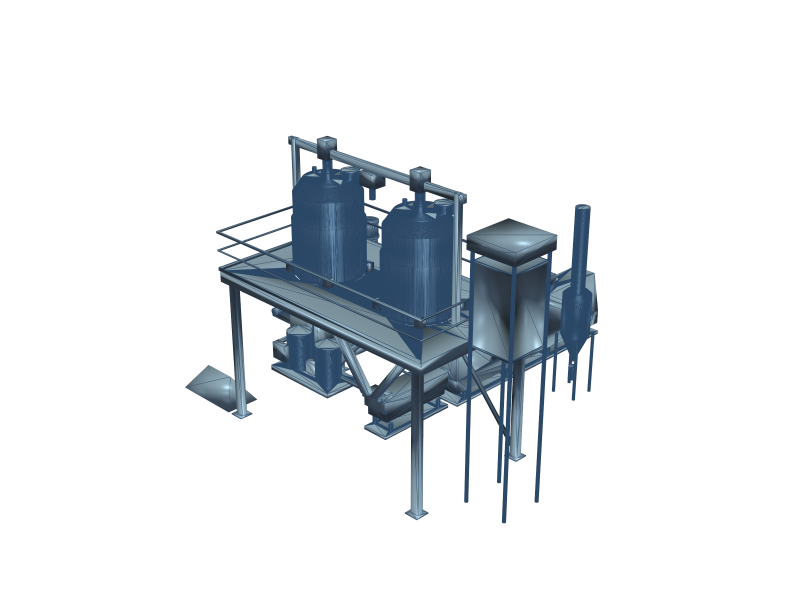
#> input picture toor_dal_optimization/engineering/cad/png/PLANT-15T_Joined_Iso_HumanView.png, 2400 x 1800 px, found by its file name (shown at 1/3 size)
$ python make_cad_renders_transparent.py
#> lines starting #> are read from the running program, lines starting #| are printed output that depends on the picture; after the words box and inside, x2 and y2 are one past the last pixel; in counts of white or black regions, pixels touching at a corner belong together
import os
import numpy as np
from PIL import Image
from scipy import ndimage

DRAWINGS_DIR = 'toor_dal_optimization/portal/public/drawings'

TARGET_FILES = [
    'PLANT-15T_Joined_Iso_HumanView.png',
    'PLANT-15T_SolidWorks_3D_Iso.png',
    'TK-101_SolidWorks_3D_Iso.png',
    'CHU-100_SolidWorks_3D_Iso.png',
    'SC-101_SolidWorks_3D_Iso.png',
    'DR-101_SolidWorks_3D_Iso.png',
    'EV-101_SolidWorks_3D_Iso.png',
    'STR-100_SolidWorks_3D_Iso.png',
    'SK-100_SolidWorks_3D_Iso.png'
]

def make_transparent(input_path, output_path):
    img = Image.open(input_path).convert('RGBA')
    arr = np.array(img)
    rgb = arr[:, :, :3]
#> rgb is the input picture: shape (1800, 2400, 3); mean R, G, B 228.5, 231.9, 235

    # Background is pure or near pure white
    is_white = (rgb[:, :, 0] > 245) & (rgb[:, :, 1] > 245) & (rgb[:, :, 2] > 245)
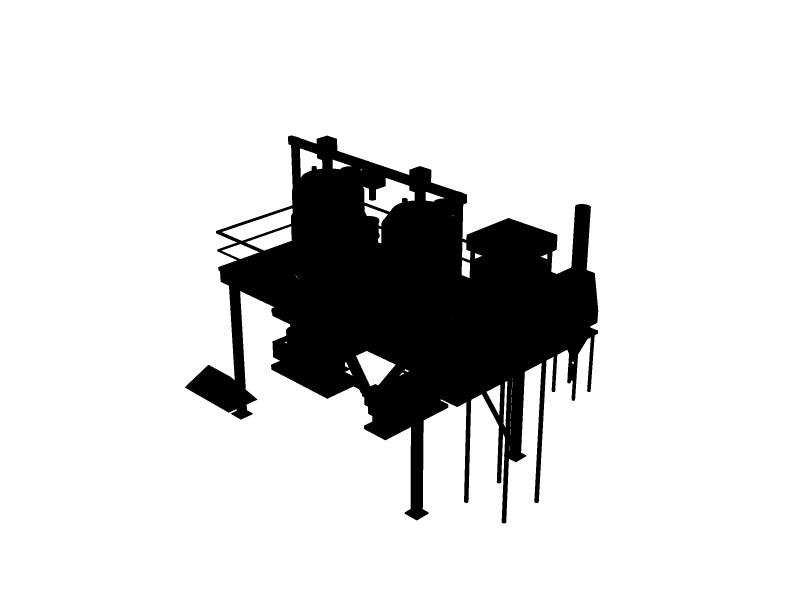
#> is_white: shape (1800, 2400) bool (shown at 1/3 size); 85.2% white; 1 black region, box (x1, y1, x2, y2) and area: (555, 406, 1795, 1570) 638729

    # Label connected components of white pixels starting from the perimeter
    labeled, num_features = ndimage.label(is_white)
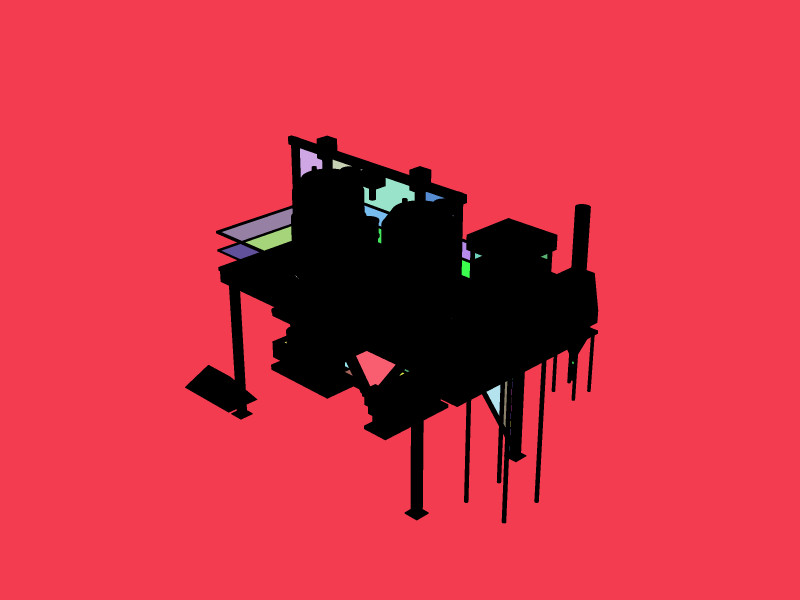
#> labeled: shape (1800, 2400) int32 (shown at 1/3 size); 46 distinct labels, from 0 to 45; one colour per label, 0 black
#> num_features = 45

    # Find labels touching any image border
    border_labels = set()
    border_labels.update(np.unique(labeled[0, :]))
    border_labels.update(np.unique(labeled[-1, :]))
    border_labels.update(np.unique(labeled[:, 0]))
    border_labels.update(np.unique(labeled[:, -1]))
    border_labels.discard(0) # 0 is non-white

    # Mask of external background
    bg_mask = np.isin(labeled, list(border_labels))
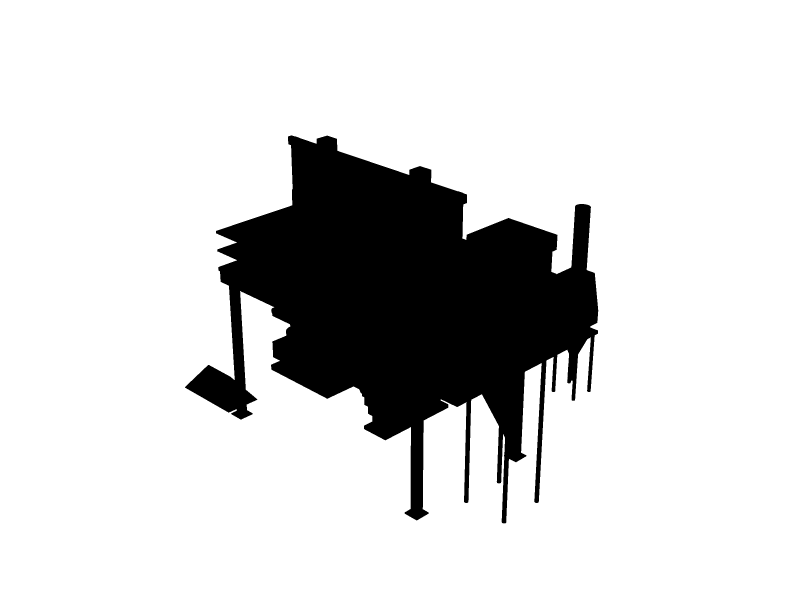
#> bg_mask: shape (1800, 2400) bool (shown at 1/3 size); 84.2% white; 1 black region, box (x1, y1, x2, y2) and area: (555, 406, 1795, 1570) 682373

    # Create smooth alpha channel
    # 255 for foreground, 0 for external background
    alpha = np.ones(bg_mask.shape, dtype=np.uint8) * 255
    alpha[bg_mask] = 0

    # Smooth edges slightly to avoid harsh pixelation
    dist = ndimage.distance_transform_edt(alpha)
    smooth_alpha = np.clip(dist * 128, 0, 255).astype(np.uint8)
    smooth_alpha[bg_mask] = 0

    arr[:, :, 3] = smooth_alpha

    # Save transparent PNG
    out_img = Image.fromarray(arr)
    out_img.save(output_path, format='PNG')
    print(f"Saved: {output_path} (size: {out_img.size})")
#| Saved: toor_dal_optimization/portal/public/drawings/PLANT-15T_Joined_Iso_HumanView_transparent.png (size: (2400, 1800))
#> pass 3 of the loop in main, `for f in TARGET_FILES:`:
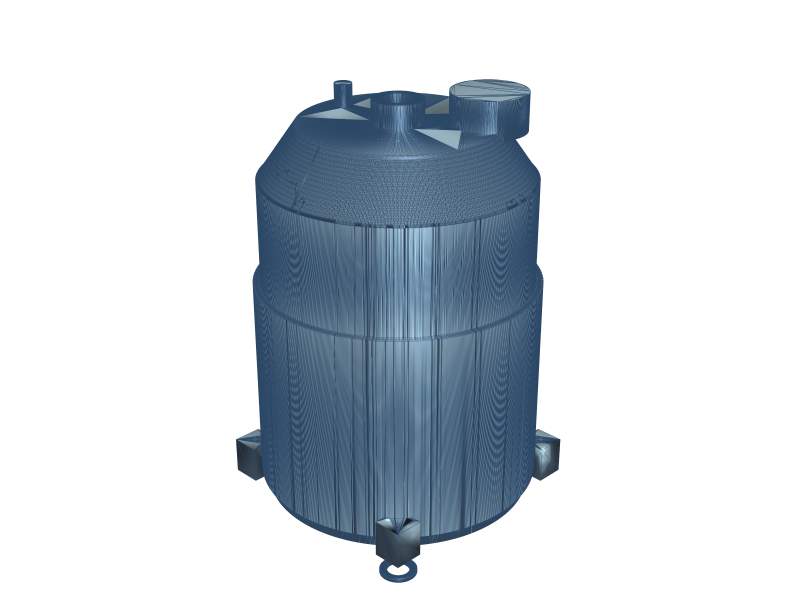
#> input picture toor_dal_optimization/engineering/cad/png/TK-101_SolidWorks_3D_Iso.png, 2400 x 1800 px, found by its file name (shown at 1/3 size)
#> in make_transparent, rgb is the input picture: shape (1800, 2400, 3); mean R, G, B 208.6, 215.5, 222
#> in make_transparent (call 3), `is_white = (rgb[:, :, 0] > 245) & (rgb[:, :, 1] > 245) & (rgb[:, :, 2]..`:
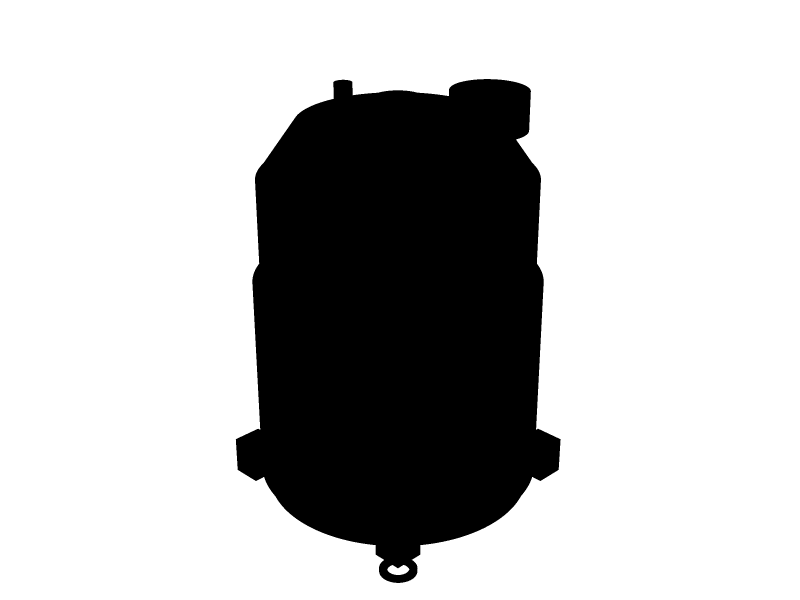
#> is_white: shape (1800, 2400) bool (shown at 1/3 size); 74.3% white; 1 black region, box (x1, y1, x2, y2) and area: (707, 237, 1682, 1749) 1110665
#> in make_transparent (call 3), `labeled, num_features = ndimage.label(is_white)`:
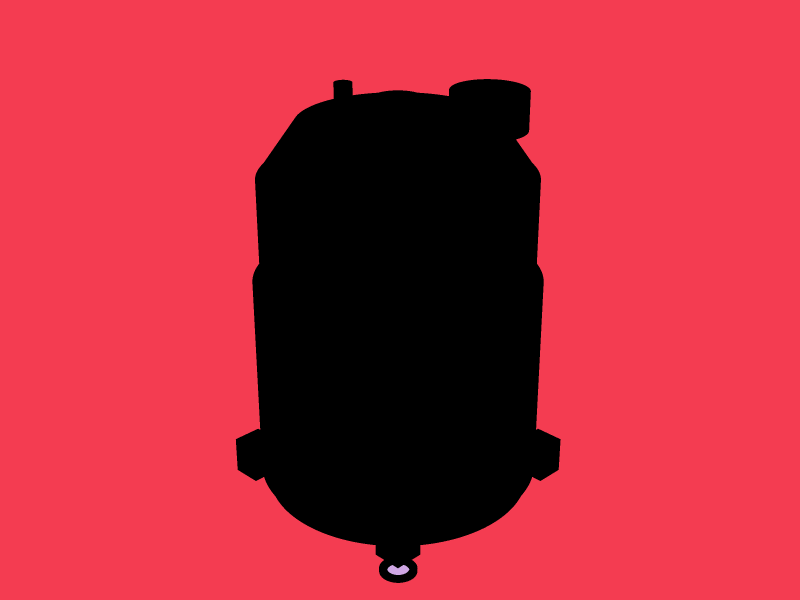
#> labeled: shape (1800, 2400) int32 (shown at 1/3 size); 3 distinct labels, from 0 to 2; one colour per label, 0 black
#> num_features = 2
#> bg_mask: shape (1800, 2400) bool; 74.3% white; 1 black region, box (x1, y1, x2, y2) and area: (707, 237, 1682, 1749) 1112069
#| Saved: toor_dal_optimization/portal/public/drawings/TK-101_SolidWorks_3D_Iso_transparent.png (size: (2400, 1800))
#> the loop made 9 passes; the first 3 are shown

def main():
    for f in TARGET_FILES:
        in_p = os.path.join(DRAWINGS_DIR, f)
        if os.path.exists(in_p):
            base_name, ext = os.path.splitext(f)
            out_p = os.path.join(DRAWINGS_DIR, f"{base_name}_transparent.png")
            make_transparent(in_p, out_p)

if __name__ == '__main__':
    main()
